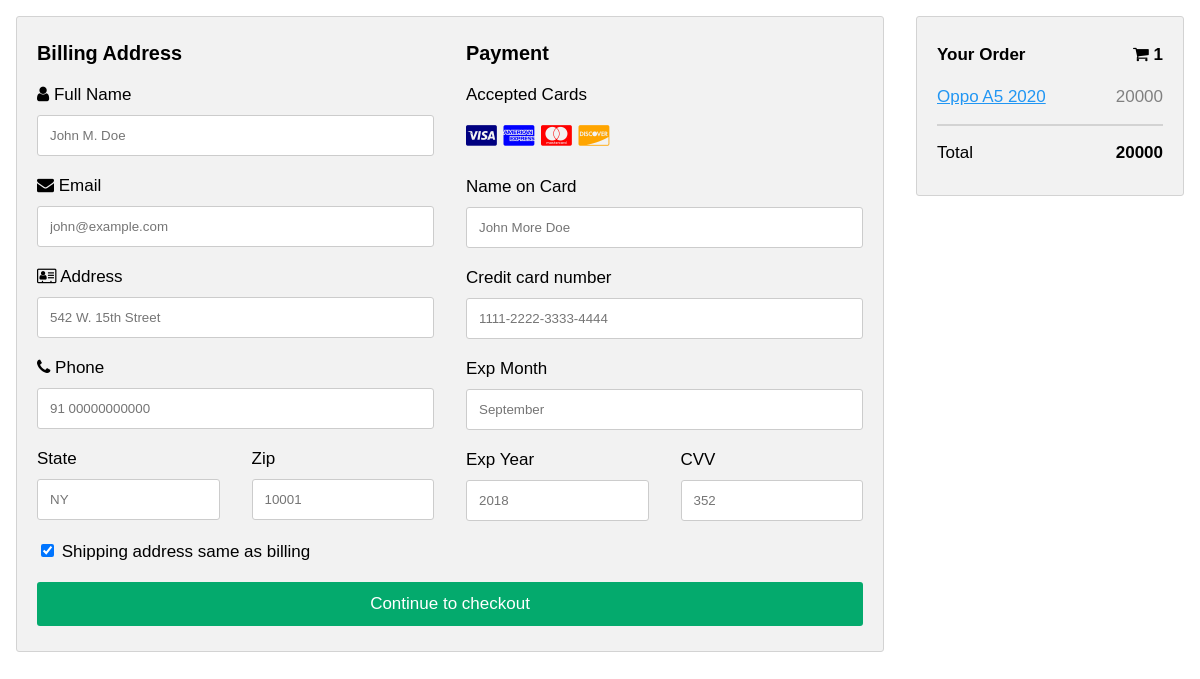
Before: /orders/add/2/2 (signed in) with the older database file.
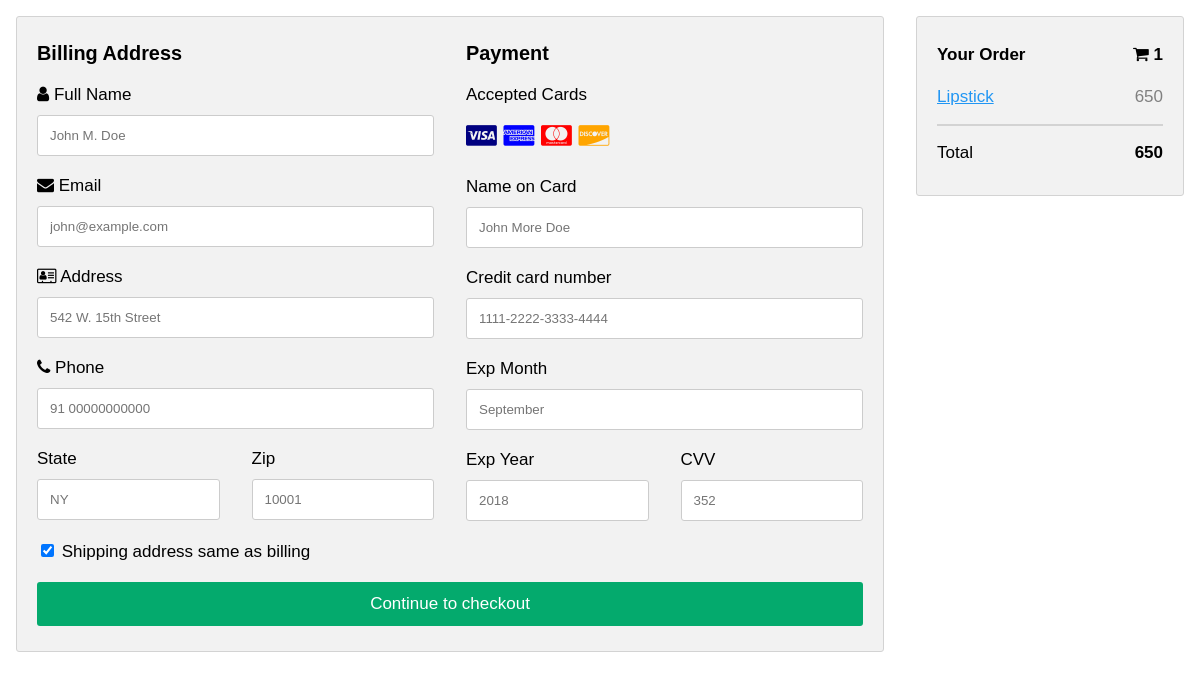
After: the same page with the newer database file.
### api/models.py (models this page shows, shortened)
class Products(models.Model):
    name = models.CharField(max_length=200)
    price = models.PositiveIntegerField()
    description = models.CharField(max_length=200)
    category = models.CharField(max_length=200)
    image = models.ImageField(null=True, upload_to="images")

### customer/views.py (the view, shortened to what this page needs)
# urls.py: path("orders/add/<int:cid>/<int:pid>", views.OrderView.as_view(), name="place-order"),
@method_decorator(decs, name="dispatch")
class OrderView(TemplateView):
    template_name = "checkout.html"
    def get(self, request, *args,**kwargs ):
        pid = kwargs.get("pid")
        qs = Products.objects.get(id=pid)
        return render(request, "checkout.html", {"product":qs})

### customer/context_processors.py (called while the page is built)
def cart_count(request):
    if request.user.is_authenticated:
        count = Carts.objects.filter(user = request.user, status="In-cart").count()
    else:
        count = 0
    return {"count":count}

### customer/views.py (called while the page is built)
def signin_required(fn):
    def wrapper(request, *args, **kwargs):
        if not request.user.is_authenticated:
            messages.error(request, "Invalid session")
            return redirect("signin")
        else:
            return fn(request, *args, **kwargs)
    return wrapper

### customer/templates/checkout.html (shortened to what this page needs)
<!DOCTYPE html>
<html>
<head>
<link rel="stylesheet" href="https://cdnjs.cloudflare.com/ajax/libs/font-awesome/4.7.0/css/font-awesome.min.css">
</head>
<body>
<div class="row">
  <div class="col-75">
    <div class="container">
      <form action="", method="post">
        <div class="row">
          <div class="col-50">
            <h3>Billing Address</h3>
            <label for="fname"><i class="fa fa-user"></i> Full Name</label>
            <input type="text" id="fname" name="firstname" placeholder="John M. Doe">
            <label for="email"><i class="fa fa-envelope"></i> Email</label>
            <input type="text" id="email" name="email" placeholder="john@example.com">
            <label for="adr"><i class="fa fa-address-card-o"></i> Address</label>
            <input type="text" id="adr" name="address" placeholder="542 W. 15th Street">
            <label for="city"><i class="fa fa-phone"></i> Phone</label>
            <input type="text" id="city" name="mobile" placeholder="91 00000000000">
            <div class="row">
              <div class="col-50">
                <label for="state">State</label>
                <input type="text" id="state" name="state" placeholder="NY">
              </div>
              <div class="col-50">
                <label for="zip">Zip</label>
                <input type="text" id="zip" name="zip" placeholder="10001">
              </div>
            </div>
          </div>
          <div class="col-50">
            <h3>Payment</h3>
            <label for="fname">Accepted Cards</label>
            <div class="icon-container">
              <i class="fa fa-cc-visa" style="color:navy;"></i>
              <i class="fa fa-cc-amex" style="color:blue;"></i>
              <i class="fa fa-cc-mastercard" style="color:red;"></i>
              <i class="fa fa-cc-discover" style="color:orange;"></i>
            </div>
            <label for="cname">Name on Card</label>
            <input type="text" id="cname" name="cardname" placeholder="John More Doe">
            <label for="ccnum">Credit card number</label>
            <input type="text" id="ccnum" name="cardnumber" placeholder="1111-2222-3333-4444">
            <label for="expmonth">Exp Month</label>
            <input type="text" id="expmonth" name="expmonth" placeholder="September">
            <div class="row">
              <div class="col-50">
                <label for="expyear">Exp Year</label>
                <input type="text" id="expyear" name="expyear" placeholder="2018">
              </div>
              <div class="col-50">
                <label for="cvv">CVV</label>
                <input type="text" id="cvv" name="cvv" placeholder="352">
              </div>
            </div>
          </div>
        </div>
        <label>
          <input type="checkbox" checked="checked" name="sameadr"> Shipping address same as billing
        </label>
        <input type="submit" value="Continue to checkout" class="btn">
      </form>
    </div>
  </div>
  <div class="col-25">
    <div class="container">
      <h4>Your Order <span class="price" style="color:black"><i class="fa fa-shopping-cart"></i> <b>1</b></span></h4>
      <p><a href="#">{{product.name}}</a> <span class="price">{{product.price}}</span></p>
      <hr>
      <p>Total <span class="price" style="color:black"><b>{{product.price}}</b></span></p>
    </div>
  </div>
</div>
</body>
</html>

Changed rows visible on the page:
changed Products: name "Oppo A5 2020" → "Lipstick"; price "20000" → "650"
